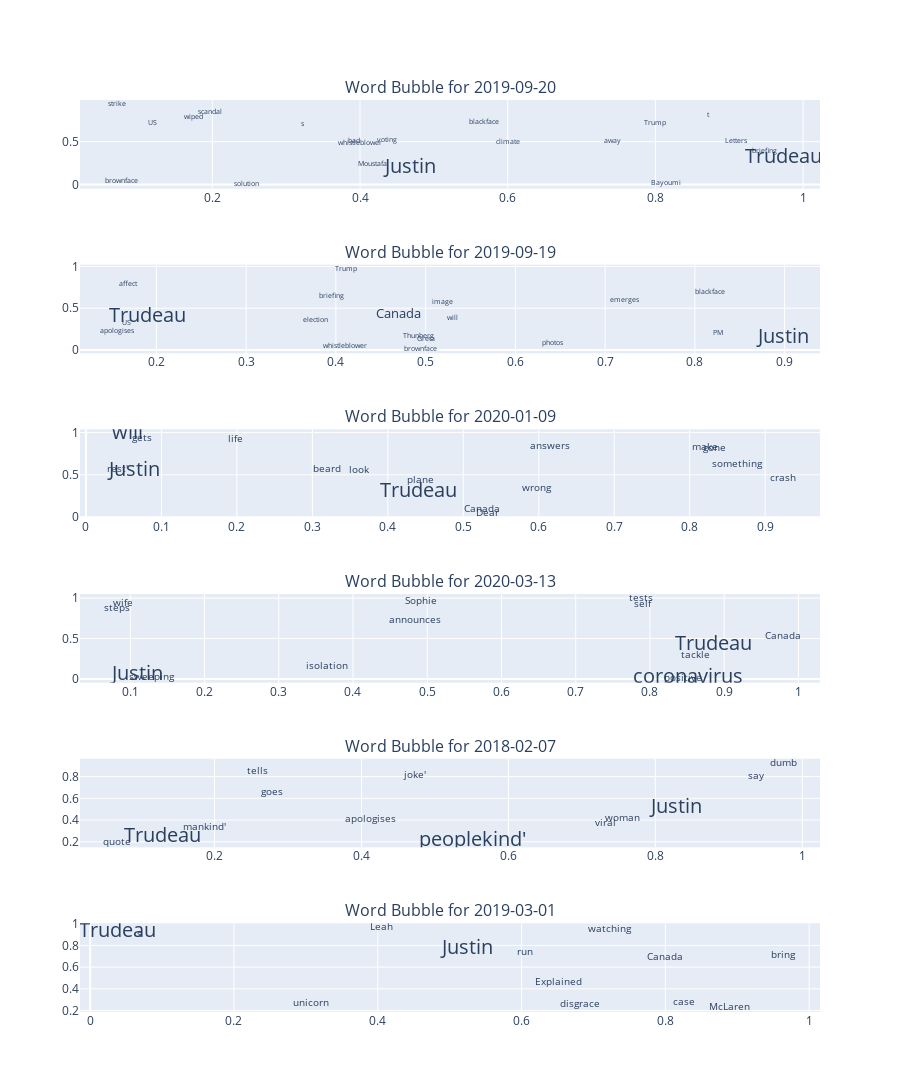

Notebook code for this chart:
### Code cell
import pandas as pd
import plotly.graph_objects as go
from plotly.subplots import make_subplots
from wordcloud import WordCloud
from sklearn.feature_extraction.text import CountVectorizer

def create_word_bubble(df, date):
    # Filter articles by the specified date
    articles = df[(pd.to_datetime(df['webPublicationDate']).dt.date == pd.to_datetime(date).date()) &
                  (df['type'] == 'article')]
    
    # Concatenate the article titles
    text = ' '.join(articles['webTitle'])
    
    # Create a word cloud
    wordcloud = WordCloud(width=800, height=400, background_color='white', stopwords=None).generate(text)
    
    # Create a trace for the word bubble
    trace = go.Scatter(x=[random.random() for i in range(len(wordcloud.words_))],
                       y=[random.random() for i in range(len(wordcloud.words_))],
                       mode='text',
                       text=[word for word, freq in wordcloud.words_.items()],
                       marker={'opacity': 0.3},
                       textfont={'size': [freq*20 for word, freq in wordcloud.words_.items()]})
    
    # Create the plot layout
    layout = go.Layout(title=f'Word Bubble for {date}',
                       xaxis={'showgrid': False, 'showticklabels': False, 'zeroline': False},
                       yaxis={'showgrid': False, 'showticklabels': False, 'zeroline': False})
    
    # Create the figure
    fig = go.Figure(data=[trace], layout=layout)
    
    return fig

def display_keyword_context(df, date, keyword):
    # Filter articles by the specified date
    articles = df[(pd.to_datetime(df['webPublicationDate']).dt.date == pd.to_datetime(date).date()) &
                  (df['type'] == 'article')]
    
    # Concatenate the article titles
    text = ' '.join(articles['webTitle'])
    
    # Tokenize the text into sentences
    sentences = text.split('.')
    
    # Find the sentences containing the keyword
    keyword_sentences = [sentence for sentence in sentences if keyword.lower() in sentence.lower()]
    
    # Create a DataFrame with the keyword context
    context_df = pd.DataFrame({'Text': keyword_sentences})
    
    # Create a table trace for the keyword context
    table_trace = go.Table(header=dict(values=['Text']), cells=dict(values=[context_df['Text']]))
    
    # Create the plot layout
    layout = go.Layout(title=f'Keyword Context for {date}')
    
    # Create the figure
    fig = go.Figure(data=[table_trace], layout=layout)
    
    return fig

# Define the list of unusual dates
unusual_dates = ['2019-09-20', '2019-09-19', '2020-01-09', '2020-03-13', '2018-02-07', '2019-03-01']

# Create a figure for word bubbles
word_bubble_fig = make_subplots(rows=len(unusual_dates), cols=1, subplot_titles=[f'Word Bubble for {date}' for date in unusual_dates])

# Iterate over the unusual dates
for i, date in enumerate(unusual_dates):
    # Create the word bubble
    word_bubble = create_word_bubble(df, date)
    
    # Add the word bubble trace to the subplot
    word_bubble_fig.add_trace(word_bubble.data[0], row=i+1, col=1)

# Update the layout
word_bubble_fig.update_layout(height=len(unusual_dates) * 500, showlegend=False)

# Show the word bubble plot
word_bubble_fig.show()

# Create a figure for keyword context tables
context_fig = make_subplots(rows=len(unusual_dates), cols=1, subplot_titles=[f'Keyword Context for {date}' for date in unusual_dates])

# Iterate over the unusual dates
for i, date in enumerate(unusual_dates):
    # Display the keyword context
    context_table = display_keyword_context(df, date, 'Trudeau')
    
    # Add the keyword context table to the subplot
    context_fig.add_trace(context_table.data[0], row=i+1, col=1)

# Update the layout
context_fig.update_layout(height=len(unusual_dates) * 500, showlegend=False)

# Show the keyword context plot
context_fig.show()

### Figure 1 — Plotly figure (JSON) as saved in the notebook; plotly's stock layout.template omitted (floating-point values rounded to 4 significant figures)
{"data": [{"marker": {"opacity": 0.3}, "mode": "text", "text": ["Justin", "Trudeau", "s", "blackface", "t", "wiped", "away", "Letters", "US", "briefing", "climate", "strike", "Trump", "whistleblower", "brownface", "scandal", "bad", "voting", "solution", "Moustafa", "Bayoumi"], "textfont": {"size": [20, 20, 6.667, 6.667, 6.667, 6.667, 6.667, 6.667, 6.667, 6.667, 6.667, 6.667, 6.667, 6.667, 6.667, 6.667, 6.667, 6.667, 6.667, 6.667, 6.667]}, "type": "scatter", "x": [0.4689, 0.9728, 0.3226, 0.5676, 0.871, 0.1747, 0.7422, 0.909, 0.1183, 0.9471, 0.601, 0.07088, 0.799, 0.3994, 0.0763, 0.1972, 0.3922, 0.4362, 0.2466, 0.4175, 0.8148], "xaxis": "x", "y": [0.1963, 0.3101, 0.7, 0.7295, 0.8114, 0.7799, 0.5057, 0.5071, 0.7153, 0.3922, 0.4963, 0.9359, 0.7187, 0.4757, 0.03946, 0.8483, 0.5078, 0.5207, 0.002405, 0.2342, 0.01456], "yaxis": "y"}, {"marker": {"opacity": 0.3}, "mode": "text", "text": ["Justin", "Trudeau", "Canada", "brownface", "PM", "apologises", "image", "emerges", "will", "blackface", "photos", "affect", "election", "US", "briefing", "Greta", "Thunberg", "Trump", "whistleblower"], "textfont": {"size": [20, 20, 13.33, 6.667, 6.667, 6.667, 6.667, 6.667, 6.667, 6.667, 6.667, 6.667, 6.667, 6.667, 6.667, 6.667, 6.667, 6.667, 6.667]}, "type": "scatter", "x": [0.8982, 0.19, 0.4699, 0.4945, 0.8262, 0.1561, 0.5193, 0.7212, 0.5302, 0.8165, 0.6408, 0.1679, 0.3774, 0.1671, 0.395, 0.5002, 0.4925, 0.4108, 0.4098], "xaxis": "x2", "y": [0.1388, 0.3951, 0.4242, 0.01216, 0.2014, 0.2222, 0.5649, 0.5974, 0.3782, 0.6926, 0.08455, 0.7804, 0.3581, 0.3242, 0.6422, 0.1293, 0.1583, 0.9692, 0.04052], "yaxis": "y2"}, {"marker": {"opacity": 0.3}, "mode": "text", "text": ["Justin", "Trudeau", "will", "Canada", "rest'", "gets", "answers", "plane", "crash", "Dear", "beard", "make", "look", "something", "gone", "wrong", "life"], "textfont": {"size": [20, 20, 20, 10, 10, 10, 10, 10, 10, 10, 10, 10, 10, 10, 10, 10, 10]}, "type": "scatter", "x": [0.06419, 0.4409, 0.05454, 0.5254, 0.04114, 0.0739, 0.6149, 0.4431, 0.9236, 0.5317, 0.3199, 0.8199, 0.3616, 0.8629, 0.8326, 0.5975, 0.1986], "xaxis": "x3", "y": [0.5431, 0.2979, 0.9846, 0.08929, 0.5606, 0.9326, 0.8335, 0.4363, 0.4616, 0.04231, 0.5623, 0.817, 0.5564, 0.6186, 0.8119, 0.335, 0.9116], "yaxis": "y3"}, {"marker": {"opacity": 0.3}, "mode": "text", "text": ["Justin", "Trudeau", "coronavirus", "announces", "sweeping", "steps", "tackle", "Canada", "self", "isolation", "wife", "Sophie", "tests", "positive"], "textfont": {"size": [20, 20, 20, 10, 10, 10, 10, 10, 10, 10, 10, 10, 10, 10]}, "type": "scatter", "x": [0.1097, 0.8862, 0.8519, 0.4831, 0.1286, 0.08213, 0.8609, 0.9792, 0.7896, 0.3653, 0.09009, 0.4914, 0.7879, 0.8441], "xaxis": "x4", "y": [0.05004, 0.422, 0.01699, 0.721, 0.01326, 0.8764, 0.2931, 0.5257, 0.9199, 0.1598, 0.9349, 0.9612, 0.9964, 0.009209], "yaxis": "y4"}, {"marker": {"opacity": 0.3}, "mode": "text", "text": ["Justin", "Trudeau", "peoplekind'", "tells", "woman", "say", "mankind'", "apologises", "dumb", "joke'", "quote", "goes", "viral"], "textfont": {"size": [20, 20, 20, 10, 10, 10, 10, 10, 10, 10, 10, 10, 10]}, "type": "scatter", "x": [0.8289, 0.1297, 0.5507, 0.2584, 0.7556, 0.9374, 0.1858, 0.4125, 0.9738, 0.4725, 0.06724, 0.2783, 0.7328], "xaxis": "x5", "y": [0.5101, 0.2402, 0.2061, 0.8428, 0.4143, 0.8019, 0.3298, 0.4007, 0.9242, 0.8092, 0.1901, 0.6495, 0.3639], "yaxis": "y5"}, {"marker": {"opacity": 0.3}, "mode": "text", "text": ["Justin", "Trudeau", "Explained", "case", "bring", "Canada", "s", "disgrace", "watching", "unicorn", "run", "Leah", "McLaren"], "textfont": {"size": [20, 20, 10, 10, 10, 10, 10, 10, 10, 10, 10, 10, 10]}, "type": "scatter", "x": [0.5253, 0.03732, 0.6515, 0.8255, 0.9636, 0.7998, 0.06801, 0.6815, 0.7228, 0.3069, 0.6051, 0.4054, 0.8898], "xaxis": "x6", "y": [0.7675, 0.9283, 0.4609, 0.2759, 0.703, 0.6866, 0.9044, 0.253, 0.9494, 0.2691, 0.7371, 0.9627, 0.2274], "yaxis": "y6"}], "layout": {"annotations": [{"font": {"size": 16}, "showarrow": false, "text": "Word Bubble for 2019-09-20", "x": 0.5, "xanchor": "center", "xref": "paper", "y": 1.0, "yanchor": "bottom", "yref": "paper"}, {"font": {"size": 16}, "showarrow": false, "text": "Word Bubble for 2019-09-19", "x": 0.5, "xanchor": "center", "xref": "paper", "y": 0.8194, "yanchor": "bottom", "yref": "paper"}, {"font": {"size": 16}, "showarrow": false, "text": "Word Bubble for 2020-01-09", "x": 0.5, "xanchor": "center", "xref": "paper", "y": 0.6389, "yanchor": "bottom", "yref": "paper"}, {"font": {"size": 16}, "showarrow": false, "text": "Word Bubble for 2020-03-13", "x": 0.5, "xanchor": "center", "xref": "paper", "y": 0.4583, "yanchor": "bottom", "yref": "paper"}, {"font": {"size": 16}, "showarrow": false, "text": "Word Bubble for 2018-02-07", "x": 0.5, "xanchor": "center", "xref": "paper", "y": 0.2778, "yanchor": "bottom", "yref": "paper"}, {"font": {"size": 16}, "showarrow": false, "text": "Word Bubble for 2019-03-01", "x": 0.5, "xanchor": "center", "xref": "paper", "y": 0.09722, "yanchor": "bottom", "yref": "paper"}], "height": 3000, "showlegend": false, "xaxis": {"anchor": "y", "domain": [0, 1]}, "xaxis2": {"anchor": "y2", "domain": [0, 1]}, "xaxis3": {"anchor": "y3", "domain": [0, 1]}, "xaxis4": {"anchor": "y4", "domain": [0, 1]}, "xaxis5": {"anchor": "y5", "domain": [0, 1]}, "xaxis6": {"anchor": "y6", "domain": [0, 1]}, "yaxis": {"anchor": "x", "domain": [0.9028, 1.0]}, "yaxis2": {"anchor": "x2", "domain": [0.7222, 0.8194]}, "yaxis3": {"anchor": "x3", "domain": [0.5417, 0.6389]}, "yaxis4": {"anchor": "x4", "domain": [0.3611, 0.4583]}, "yaxis5": {"anchor": "x5", "domain": [0.1806, 0.2778]}, "yaxis6": {"anchor": "x6", "domain": [0, 0.09722]}}}
